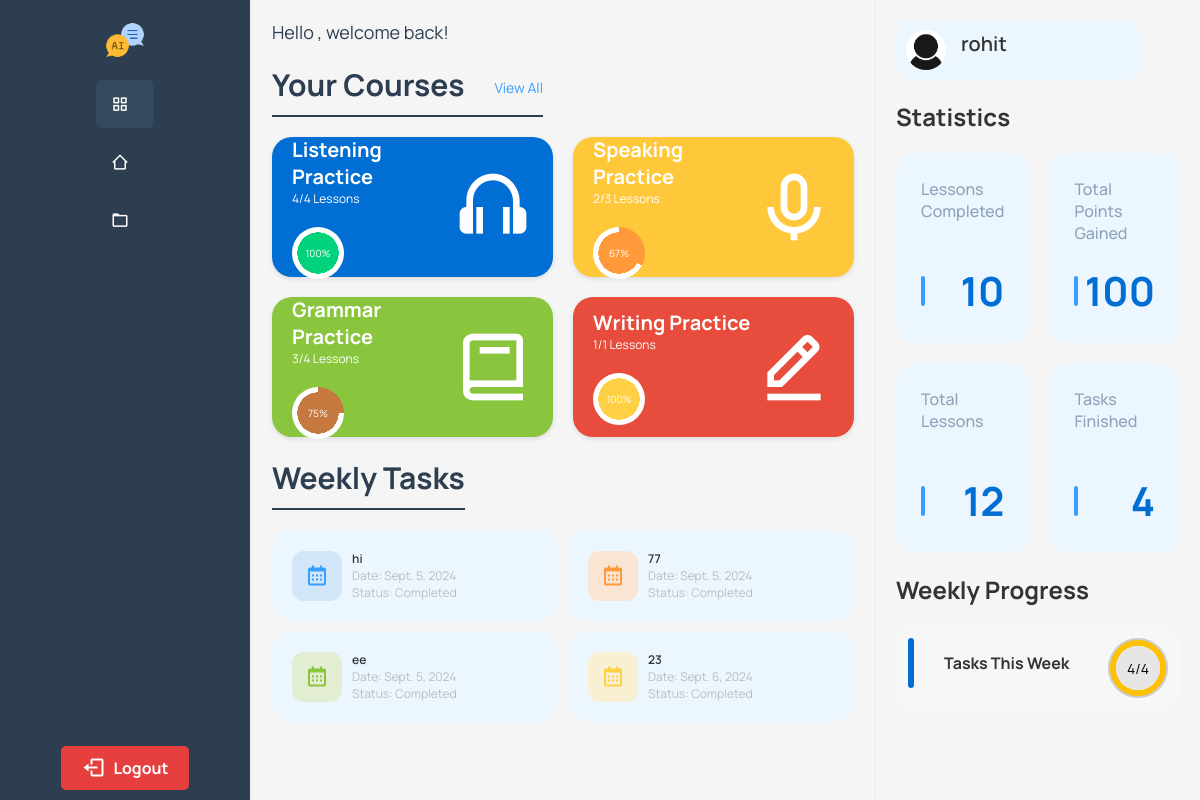
The app's page /home/ (signed in) with its own data.
### chat/models.py (models this page shows, shortened)
class WeeklyTask(models.Model):
    title = models.CharField(max_length=200)
    description = models.TextField()
    audio_file = models.FileField(upload_to='audio/',default='audio/nightfall-future-bass-music-228100_nTLraq7.mp3')
    date = models.DateField()
    is_completed = models.BooleanField(default=False)

### chat/views.py (the view)
# urls.py: path('home/', views.dashboard, name='home'),
@login_required
def dashboard(request):
    user = request.user
    total_listening_topics = ListeningTopic.objects.count()
    completed_listening_topics = ListeningTopic.objects.filter(lessoncompletion__user=user, is_completed=True).count()
    total_writing_topics = WritingTopic.objects.count()
    completed_writing_topics = WritingTopic.objects.filter(lessoncompletion__user=user, is_completed=True).count()
    total_speaking_topics = SpeakingTopic.objects.count()
    completed_speaking_topics = SpeakingTopic.objects.filter(lessoncompletion__user=user, is_completed=True).count()
    total_grammar_lessons = GrammarLesson.objects.count()
    completed_grammar_lessons = GrammarLesson.objects.filter(lessoncompletion__user=user, is_completed=True).count()
    total_weekly_tasks = WeeklyTask.objects.count()
    completed_weekly_tasks = WeeklyTask.objects.filter(lessoncompletion__user=user, is_completed=True).count()
    completed_courses = completed_grammar_lessons + completed_writing_topics + completed_listening_topics + completed_speaking_topics
    total_courses = total_grammar_lessons + total_writing_topics + total_listening_topics + total_speaking_topics
    in_progress_courses = total_courses - completed_courses
    total_points = completed_courses * 10
    weekly_tasks = WeeklyTask.objects.all()
    completed_task_ids = set(
        LessonCompletion.objects.filter(user=user).values_list('weekly_task_id', flat=True).exclude(weekly_task_id=None)
    )
    course_completion_percentage = (completed_courses / total_courses * 100) if total_courses > 0 else 0
    listening_completion_percentage = (completed_listening_topics / total_listening_topics * 100) if total_listening_topics > 0 else 0
    writing_completion_percentage = (completed_writing_topics / total_writing_topics * 100) if total_writing_topics > 0 else 0
    speaking_completion_percentage = (completed_speaking_topics / total_speaking_topics * 100) if total_speaking_topics > 0 else 0
    grammar_completion_percentage = (completed_grammar_lessons / total_grammar_lessons * 100) if total_grammar_lessons > 0 else 0
    weekly_task_completion_percentage = (completed_weekly_tasks / total_weekly_tasks * 100) if total_weekly_tasks > 0 else 0
    context = {
        'user': user,
        'total_listening_topics': total_listening_topics,
        'completed_listening_topics': completed_listening_topics,
        'total_writing_topics': total_writing_topics,
        'completed_writing_topics': completed_writing_topics,
        'total_speaking_topics': total_speaking_topics,
        'completed_speaking_topics': completed_speaking_topics,
        'total_grammar_lessons': total_grammar_lessons,
        'completed_grammar_lessons': completed_grammar_lessons,
        'completed_courses': completed_courses,
        'total_courses': total_courses,
        'in_progress_courses': in_progress_courses,
        'total_points': total_points,
        'completed_tasks': completed_weekly_tasks,
        'total_weekly_tasks': total_weekly_tasks,
        'weekly_tasks':weekly_tasks,
        'course_completion_percentage': course_completion_percentage,
        'listening_completion_percentage': listening_completion_percentage,
        'writing_completion_percentage': writing_completion_percentage,
        'speaking_completion_percentage': speaking_completion_percentage,
        'grammar_completion_percentage': grammar_completion_percentage,
        'weekly_task_completion_percentage': weekly_task_completion_percentage,
        'completed_task_ids': completed_task_ids
    }
    return render(request, 'conversation/home.html', context)

### chat/templates/conversation/home.html (shortened to what this page needs)
 {% load static %}
 <!DOCTYPE html>
 <html lang="en">
 <head>
     <link href='https://unpkg.com/boxicons@2.1.4/css/boxicons.min.css' rel='stylesheet'>
     <link href="{% static 'style2.css' %}" rel="stylesheet">
 </head>
 <body>
     <div class="container">
         <aside class="left-section">
             <div class="logo">
                 <img src="{% static 'img/log.png' %}" alt="Logo">
             </div>
             <div class="sidebar">
                 <div class="item" id="active">
                     <i class='bx bx-grid-alt'></i>
                 </div>
                 <div class="item">
                     <i class='bx bx-home-alt-2'></i>
                 </div>
                 <div class="item">
                     <i class='bx bx-folder'></i>
                 </div>
             </div>
             <div class="logout">
                <a href="{% url 'logout' %}" class="logout-btn">
                    <i class='bx bx-log-out'></i> Logout
                </a>
            </div>
         </aside>
         <main>
             <header>
                 <h5>Hello <b>{{ user.first_name }}</b>, welcome back!</h5>
             </header>
                <div class="separator">
                    <div class="info">
                        <h3>Your Courses</h3>
                        <a href="{% url 'course' %}">View All</a>
                    </div>
                </div>
                <div class="analytics">
                    <div class="item">
                        <div class="progress">
                            <div class="info">
                                <h5>Listening Practice</h5>
                                <p>{{completed_listening_topics}}/{{ total_listening_topics }} Lessons</p>
                            </div>
                            <div class="progress-bar" data-percentage="{{ listening_completion_percentage }}"
                                 style="--progress-listening: {{ listening_completion_percentage }};"
                                 role="progressbar" aria-valuenow="{{ listening_completion_percentage }}" aria-valuemin="0" aria-valuemax="100"></div>
                        </div>
                        <i class='bx bx-headphone'></i>
                    </div>
                    <div class="item">
                        <div class="progress">
                            <div class="info">
                                <h5>Speaking Practice</h5>
                                <p>{{ completed_speaking_topics }}/{{total_speaking_topics}} Lessons</p>
                            </div>
                            <div class="progress-bar" data-percentage="{{ speaking_completion_percentage }}"
                                 style="--progress-speaking: {{ speaking_completion_percentage }};"
                                 role="progressbar" aria-valuenow="{{ speaking_completion_percentage }}" aria-valuemin="0" aria-valuemax="100"></div>
                        </div>
                        <i class='bx bx-microphone'></i>
                    </div>
                    <div class="item">
                        <div class="progress">
                            <div class="info">
                                <h5>Grammar Practice</h5>
                                <p>{{completed_grammar_lessons}}/{{ total_grammar_lessons }} Lessons</p>
                            </div>
                            <div class="progress-bar" data-percentage="{{ grammar_completion_percentage }}"
                                 style="--progress-grammar: {{ grammar_completion_percentage }};"
                                 role="progressbar" aria-valuenow="{{ grammar_completion_percentage }}" aria-valuemin="0" aria-valuemax="100"></div>
                        </div>
                        <i class='bx bx-book'></i>
                    </div>
                    <div class="item">
                        <div class="progress">
                            <div class="info">
                                <h5>Writing Practice</h5>
                                <p>{{completed_writing_topics}}/{{ total_writing_topics }} Lessons</p>
                            </div>
                            <div class="progress-bar" data-percentage="{{ writing_completion_percentage }}"
                                 style="--progress-writing: {{ writing_completion_percentage }};"
                                 role="progressbar" aria-valuenow="{{ writing_completion_percentage }}" aria-valuemin="0" aria-valuemax="100"></div>
                        </div>
                        <i class='bx bx-edit-alt'></i>
                    </div>
                </div>
                <div class="separator">
                    <div class="info">
                        <h3>Weekly Tasks</h3>
                    </div>
                </div>
                <div class="planning">
                    {% for task in weekly_tasks %}
                        <div class="item" onclick="openTaskModal('{{ task.id }}', '{{ task.title }}', '{{ task.description }}', '{{ task.date }}', '{{ task.audio_file.url }}')">
                            <div class="left">
                                <div class="icon">
                                    <i class='bx bx-calendar'></i>
                                </div>
                                <div class="details">
                                    <h5>{{ task.title }}</h5>
                                    <p>Date: {{ task.date }}</p>
                                    <p>Status:
                                        {% if task.id in completed_task_ids %}
                                            Completed
                                        {% else %}
                                            Not Completed
                                        {% endif %}
                                    </p>
                                </div>
                            </div>
                        </div>
                    {% endfor %}
                </div>
            </main>
            <aside class="right-section">
                <div class="top">
                    <div class="profile">
                        <div class="left">
                            <img src="{% static 'img/user.jpg' %}" alt="User Profile">
                            <div class="user">
                                <h5>{{ user.username }}</h5>
                            </div>
                        </div>
                    </div>
                </div>
                <div class="separator" id="first">
                    <h4>Statistics</h4>
                </div>
                <div class="stats">
                    <div class="item">
                        <div class="top">
                            <p>Lessons</p>
                            <p>Completed</p>
                        </div>
                        <div class="bottom">
                            <div class="line"></div>
                            <h3>{{ completed_courses }}</h3>
                        </div>
                    </div>
                    <div class="item">
                        <div class="top">
                            <p>Total Points</p>
                            <p>Gained</p>
                        </div>
                        <div class="bottom">
                            <div class="line"></div>
                            <h3>{{total_points}}</h3>
                        </div>
                    </div>
                    <div class="item">
                        <div class="top">
                            <p>Total</p>
                            <p>Lessons</p>
                        </div>
                        <div class="bottom">
                            <div class="line"></div>
                            <h3>{{total_courses}}</h3>
                        </div>
                    </div>
                    <div class="item">
                        <div class="top">
                            <p>Tasks</p>
                            <p>Finished</p>
                        </div>
                        <div class="bottom">
                            <div class="line"></div>
                            <h3>{{completed_tasks}}</h3>
                        </div>
                    </div>
                </div>
                <div class="separator">
                    <h4>Weekly Progress</h4>
                </div>
                <div class="weekly">
                    <div class="title">
                        <div class="line"></div>
                        <h5>Tasks This Week</h5>
                    </div>
                    <div class="progress-bar" role="progressbar" aria-valuenow="{{ weekly_tasks_progress }}"
                    style="--progress-weekly: {{ weekly_task_completion_percentage}};"
                     aria-valuemin="0" aria-valuemax="100" >
                        <span>{{ completed_tasks }}/{{ total_weekly_tasks }}</span>
                    </div>
                </div>
            </aside>
        </div>
    </body>
 </html>

### chat/templates/conversation/home.html (style rules this page uses)
body { margin: 0; font-family: 'Arial', sans-serif; background-color: #f5f5f5; color: #333; }
.container { display: flex; min-height: 100vh; }
.left-section { width: 250px; background-color: #2c3e50; color: white; display: flex; flex-direction: column; justify-content: space-between; padding: 20px; position: fixed; top: 0; bottom: 0; }
.logo { text-align: center; }
.logo img { width: 80px; margin-bottom: 10px; }
.sidebar .item { padding: 15px; margin: 10px 0; display: flex; align-items: center; transition: background-color 0.3s ease; border-radius: 5px; }
.sidebar .item i { font-size: 18px; margin-right: 10px; }
.sidebar .item:hover, #active { background-color: #34495e; }
main { margin-left: 250px; padding: 20px; flex-grow: 1; }
main header { display: flex; justify-content: space-between; align-items: center; margin-bottom: 20px; }
main header h5 { font-size: 18px; color: #2c3e50; }
.separator { margin-bottom: 20px; }
.separator .info { border-bottom: 2px solid #2c3e50; padding-bottom: 10px; }
.separator .info h3 { font-size: 24px; margin: 0; color: #2c3e50; }
.analytics { display: flex; gap: 20px; flex-wrap: wrap; }
.analytics .item { background-color: #ecf0f1; border-radius: 10px; padding: 20px; flex-grow: 1; display: flex; justify-content: space-between; align-items: center; box-shadow: 0 2px 5px rgba(0, 0, 0, 0.1); transition: transform 0.3s ease; min-width: 280px; }
.analytics .item .progress .info h5 { font-size: 18px; color: #2980b9; margin: 0; }
.analytics .item .progress .info p { font-size: 14px; color: #7f8c8d; }
.analytics .item i { font-size: 30px; color: #2c3e50; }
.logout { margin-top: auto; padding: 10px 0; text-align: center; }
.logout-btn { display: flex; align-items: center; justify-content: center; background-color: #e73e3e; color: #fff; padding: 10px 20px; border-radius: 5px; text-decoration: none; font-size: 16px; font-weight: bold; }
.logout-btn i { margin-right: 8px; }

### records on screen
WeeklyTask: title "hi", date "Sept. 5, 2024", shows "Completed"
WeeklyTask: title "77", date "Sept. 5, 2024", shows "Completed"
WeeklyTask: title "ee", date "Sept. 5, 2024", shows "Completed"
WeeklyTask: title "23", date "Sept. 6, 2024", shows "Completed"

### other values on screen
{{ completed_listening_topics }} "4"
{{ total_listening_topics }} "4"
{{ completed_speaking_topics }} "2"
{{ total_speaking_topics }} "3"
{{ completed_grammar_lessons }} "3"
{{ total_grammar_lessons }} "4"
{{ completed_writing_topics }} "1"
{{ total_writing_topics }} "1"
{{ user.username }} "rohit"
{{ completed_courses }} "10"
{{ total_points }} "100"
{{ total_courses }} "12"
{{ completed_tasks }} "4"
{{ total_weekly_tasks }} "4"
